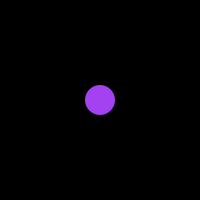
Frame 1 (no input)
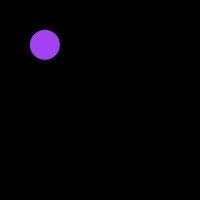
Frame 60 (the mouse pressed at the canvas centre just before this capture)
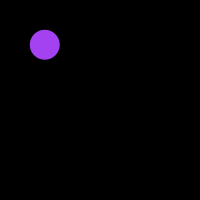
Frame 120 (the mouse held since frame 60 and released just before this capture)

The Processing sketch that drew these frames (run headless with seeded random() and noise(); from frame 60 on, the mouse is pressed at the canvas centre):

// Processing sketch: randomWalk
// ── randomWalk.pde
float step;
float locX, locY, r; 
color myColor; 

void setup() {
  size (200, 200); 
  noStroke(); 
  locX = width/2;
  locY = width/2; 
  myColor = color (random (0, 255), random (0, 255), random (0, 255)); 
  r = 30;
}

void draw() {

  background (0); 

  fill (myColor); 
  ellipse (locX, locY, r, r); 
  step = random (-5, 5); //lets make step random every frame
  locX += step; //and apply that to our current locX, locY
  locY += step; 

  //some conditionals to reset the location if our ellipse ever goes off screen.
  if (locX < 0 || locX > width || locY < 0 || locY > height) {
    locX = width/2;
    locY = width/2;
    //might as well create a new color while we are at it!
      myColor = color (random (0, 255), random (0, 255), random (0, 255)); 

  }
}
